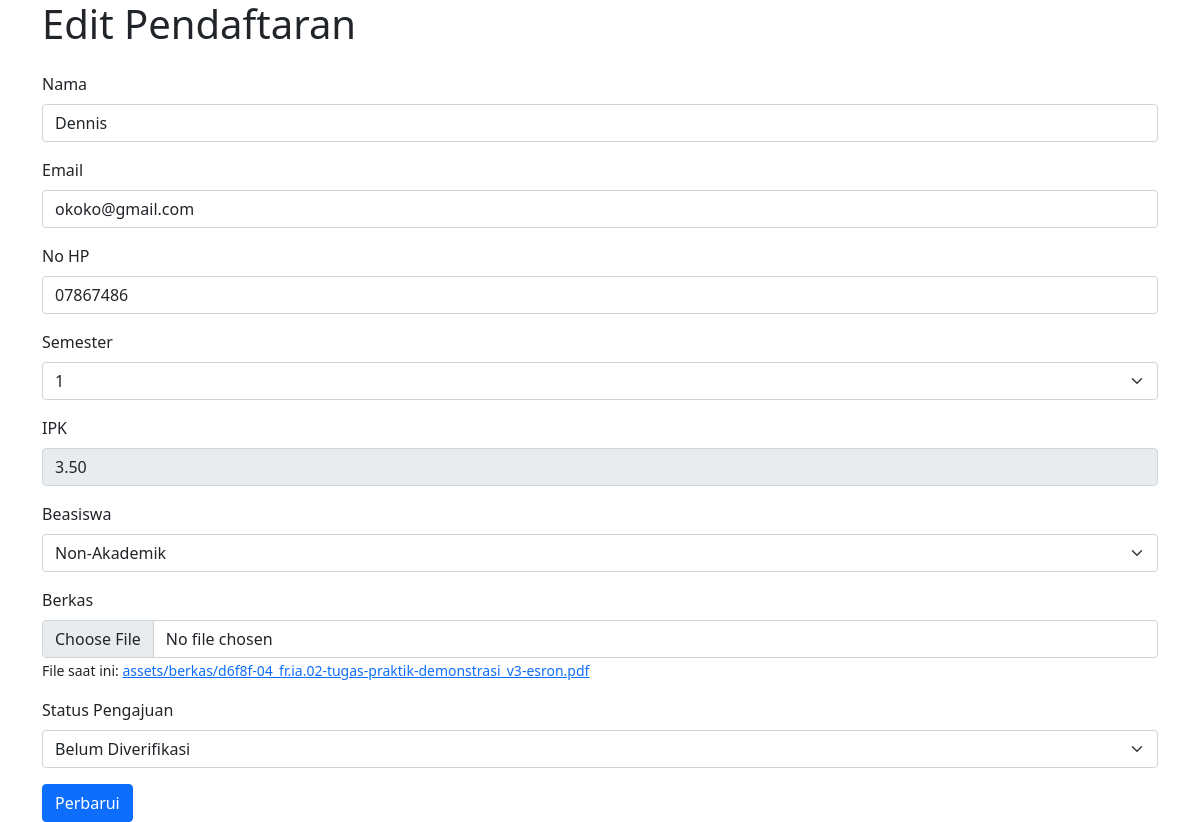
The page /admin/edit.php?id=28 on the database its author committed.
### tables this page shows
CREATE TABLE `pendaftaran` (
  `id` int(11) NOT NULL,
  `nama` varchar(100) NOT NULL,
  `email` varchar(100) NOT NULL,
  `no_hp` varchar(15) NOT NULL,
  `semester` int(11) NOT NULL,
  `ipk` decimal(3,2) NOT NULL,
  `beasiswa` varchar(50) DEFAULT NULL,
  `berkas` varchar(255) DEFAULT NULL,
  `status_ajuan` varchar(50) DEFAULT 'Belum Diverifikasi'
);

### admin/edit.php (the view, shortened to what this page needs)
<?php
include '../koneksi.php';
if (isset($_GET['id'])) {
    $id = intval($_GET['id']);
    $result = $conn->query("SELECT * FROM pendaftaran WHERE id=$id");
    $data = $result->fetch_assoc();
}
?>
<!DOCTYPE html>
<html lang="id">
<head>
    <link href="../assets/css/bootstrap.min.css" rel="stylesheet">
</head>
<body>
    <div class="container">
        <h1 class="mb-4">Edit Pendaftaran</h1>
        <form method="POST" enctype="multipart/form-data">
            <div class="mb-3">
                <label for="nama" class="form-label">Nama</label>
                <input type="text" class="form-control capitalize" id="nama" name="nama" value="<?php echo htmlspecialchars($data['nama']); ?>" required>
            </div>
            <div class="mb-3">
                <label for="email" class="form-label">Email</label>
                <input type="email" class="form-control " id="email" name="email" value="<?php echo htmlspecialchars($data['email']); ?>" required>
            </div>
            <div class="mb-3">
                <label for="no_hp" class="form-label">No HP</label>
                <input type="text" class="form-control capitalize" id="no_hp" name="no_hp" value="<?php echo htmlspecialchars($data['no_hp']); ?>" required>
            </div>
            <div class="mb-3">
                <label for="semester" class="form-label">Semester</label>
                <select class="form-select capitalize" id="semester" name="semester" required>
                    <?php for ($i = 1; $i <= 8; $i++): ?>
                        <option value="<?php echo $i; ?>" <?php echo ($data['semester'] == $i) ? 'selected' : ''; ?>><?php echo $i; ?></option>
                    <?php endfor; ?>
                </select>
            </div>
            <div class="mb-3">
                <label for="ipk" class="form-label">IPK</label>
                <input type="number" step="0.01" class="form-control capitalize" id="ipk" name="ipk" value="<?php echo htmlspecialchars($data['ipk']); ?>" required readonly>
            </div>
            <div class="mb-3">
                <label for="beasiswa" class="form-label">Beasiswa</label>
                <select class="form-select capitalize" id="beasiswa" name="beasiswa" required>
                    <option value="non-akademik" <?php echo ($data['beasiswa'] == 'non-akademik') ? 'selected' : ''; ?>>Non-Akademik</option>
                </select>
            </div>
            <div class="mb-3">
                <label for="berkas" class="form-label">Berkas</label>
                <input type="file" class="form-control" id="berkas" name="berkas">
                <?php if ($data['berkas']): ?>
                    <small>File saat ini: <a href="../assets/berkas/<?php echo htmlspecialchars($data['berkas']); ?>" target="_blank"><?php echo htmlspecialchars($data['berkas']); ?></a></small>
                <?php endif; ?>
            </div>
            <div class="mb-3">
                <label for="status_ajuan" class="form-label">Status Pengajuan</label>
                <select class="form-select capitalize" id="status_ajuan" name="status_ajuan" required>
                    <option value="belum diverifikasi" <?php echo ($data['status_ajuan'] == 'belum diverifikasi') ? 'selected' : ''; ?>>Belum Diverifikasi</option>
                </select>
            </div>
            <button type="submit" class="btn btn-primary">Perbarui</button>
        </form>
    </div>
</body>
</html>

### admin/edit.php (style rules this page uses)
.capitalize { text-transform: capitalize; }

### rows shown on the page
pendaftaran: nama "Dennis", email "okoko@gmail.com", no_hp "07867486", semester "1", ipk "3.50", berkas "assets/berkas/d6f8f-04_fr.ia.02-tugas-praktik-demonstrasi_v3-esron.pdf"
